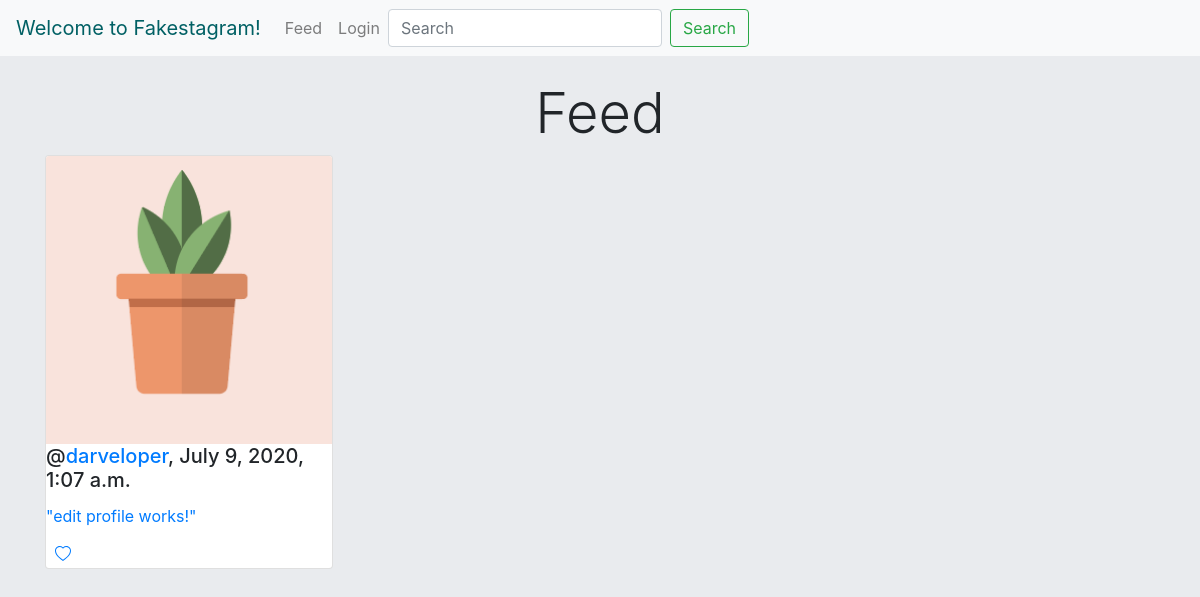
/, run on an earlier commit of the app's database.
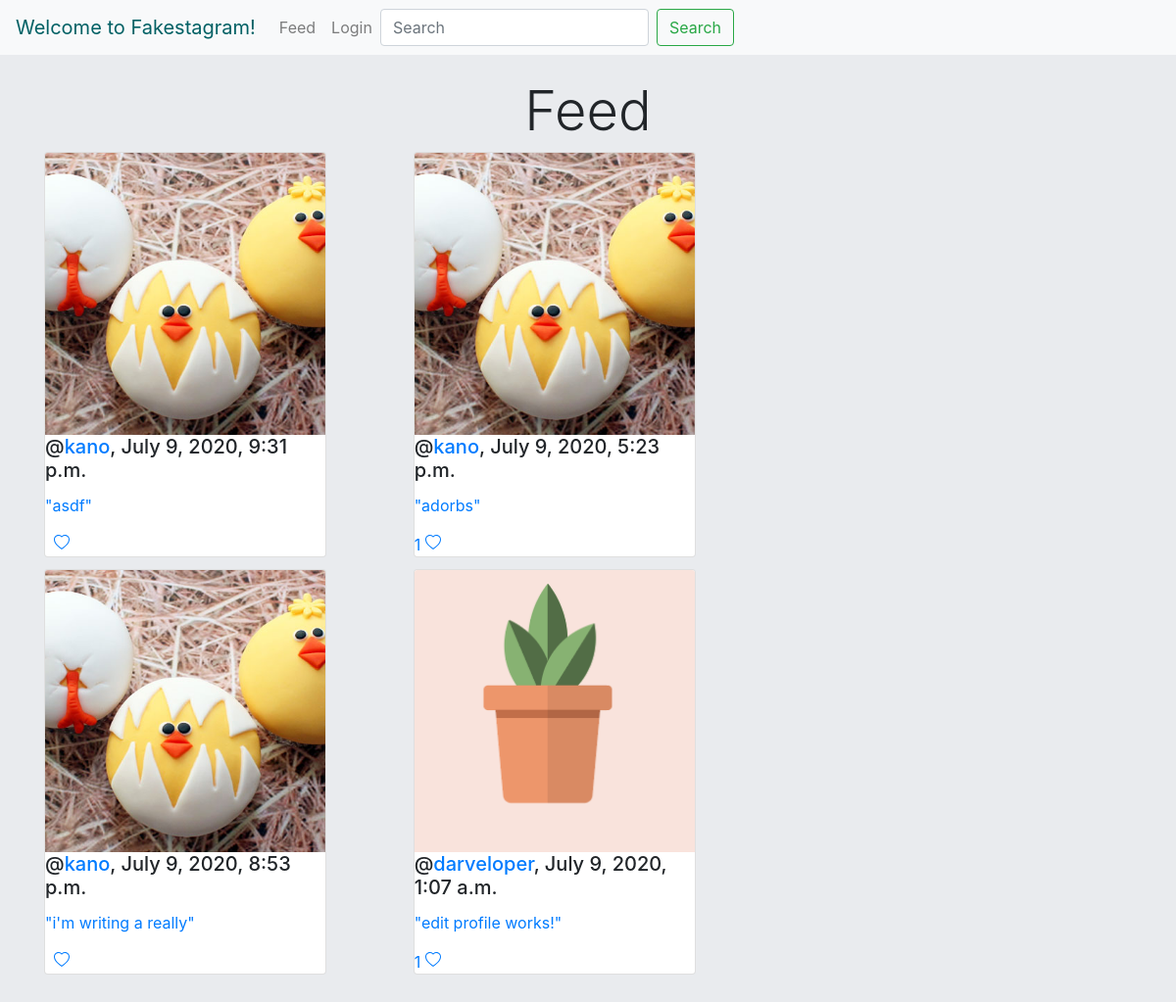
And on a later commit of the database.
### insta_backend/models.py (models this page shows, shortened)
class Post(models.Model):
    author = models.ForeignKey(
        'authentication.Author',
        on_delete=models.CASCADE
    )
    image = models.ImageField(upload_to='post_uploads/')
    caption = models.TextField(max_length=500)
    created_timestamp = models.DateTimeField(auto_now_add=True)
    updated_timestamp = models.DateTimeField(auto_now=True)
    likes = models.ManyToManyField(
        'authentication.Author',
        blank=True,
        related_name="authors_who_like_this"
        )

### authentication/models.py (models this page shows, shortened)
class Author(AbstractBaseUser):
    name = models.CharField(max_length=50)
    username = models.CharField(max_length=50, unique=True)
    slug = models.SlugField(null=False, unique=True)
    email = models.EmailField(max_length=100, unique=True)
    active = models.BooleanField(default=True)
    staff = models.BooleanField(default=False)
    admin = models.BooleanField(default=False)
    following = models.ManyToManyField(
        'self',
        related_name="following"
    )
    USERNAME_FIELD = 'username'
    REQUIRED_FIELDS = ['email', 'name']
    objects = AuthorManager()

### insta_backend/views.py (the view)
# urls.py: path('', Homepage.as_view(), name='home'),
class Homepage(View):
    html = "index.html"
    def get(self, request):
        posts = None
        if request.user.is_authenticated:
            posts = Post.objects.filter(
                author__in=request.user.following.all())
        else:
            posts = Post.objects.all()
        posts = posts.order_by('-created_timestamp')
        return render(request, self.html, {'posts': posts})

### authentication/templates/index.html (shortened to what this page needs)
{% extends 'base.html' %}
{% block content %}
    <div class="feed" style="margin-bottom: 10rem;">
    <h1 class='display-4 mt-4 text-center'>Feed</h1>
    {% if posts %}
        <div class="card-columns">
        {% for post in posts %}
            <div class="card" style="width: 18rem;">
            {% load static %}
                <img class="card-img-top" style="object-fit: cover; height: 18rem;" src="{{ post.image.url }}"/>
                <h5 class="card-title">@<a href={% url 'profile' slug=post.author.slug %}>{{ post.author.username }}</a>, {{ post.created_timestamp }}</h5>
                <p class="card-text"><a href={% url 'post_detail' id=post.id %}>"{{ post.caption|slice:":20" }}{% if post.caption.count > 20 %}...view more{%endif%}"</a></p>
                <a href="{% url 'post-like' pk=post.pk %}" class="card-link">
                    {% if post.likes.count > 0%}
                    {{post.likes.count}}
                    {% else %}
                    &nbsp;
                    {% endif %}
                </a>
                <br>
            </div>
        {% endfor %}
        {% else %}
        <div class="card" style="width: 18rem;">
            <h5 class="card-title"> :( </h5>
            <p> No one you're following has any posts </p>
        </div>
    {% endif %}
    </div>
    </div>
{% endblock %}

### authentication/templates/base.html (shortened to what this page needs)
{% load static %}
<html>
    <head>
        <link rel="stylesheet" href="https://maxcdn.bootstrapcdn.com/bootstrap/4.0.0/css/bootstrap.min.css">
    </head>
    <body style='background-color: #e9ebee'>
    <nav class="navbar navbar-expand-lg navbar-light bg-light">
    {% if request.user.is_authenticated %}
        <a class="navbar-brand" style='color: #016064;' href="{% url 'home' %}">Welcome {{request.user.username}}!</a>
    {% else %}
        <a class="navbar-brand" style='color: #016064;' href="/">Welcome to Fakestagram!</a>
    {% endif %}
        <div class="collapse navbar-collapse" id="navbarNavAltMarkup">
            <div class="navbar-nav ">
                <a class="nav-item nav-link" href="{% url 'home' %}">Feed</a>
                {% if request.user.is_authenticated %}
                <a class="nav-item nav-link" href="{% url 'profile' slug=request.user.slug%}">Profile</a>
                <a class="nav-item nav-link" href="/logout/">Logout</a>
                {% else %}
                <a class="nav-item nav-link" href="{% url 'login' %}">Login</a>
                {% endif %}
                <form class="form-inline my-2 my-lg-0" action='/search/' method='get'>
                    <input class="form-control mr-sm-2" type="text" placeholder="Search" aria-label="Search" name="q">
                    <button class="btn btn-outline-success my-2 my-sm-0" type="submit">Search</button>
                </form>
            </div>
        </div>
    </nav>
        <div class="container">
        {% block content %}
        {% endblock %}
        </div>
    </body>
</html>

What changed in the data, as far as the page shows it:
added Post: image (picture), author.username "kano", created_timestamp "July 9, 2020, 9:31 p.m.", caption "asdf"
added Post: image (picture), author.username "kano", created_timestamp "July 9, 2020, 8:53 p.m.", caption "i'm writing a really"
added Post: image (picture), author.username "kano", created_timestamp "July 9, 2020, 5:23 p.m.", caption "adorbs", likes.count "1"
changed Post "July 9, 2020, 1:07 a.m.": likes.count (not shown) → "1"
